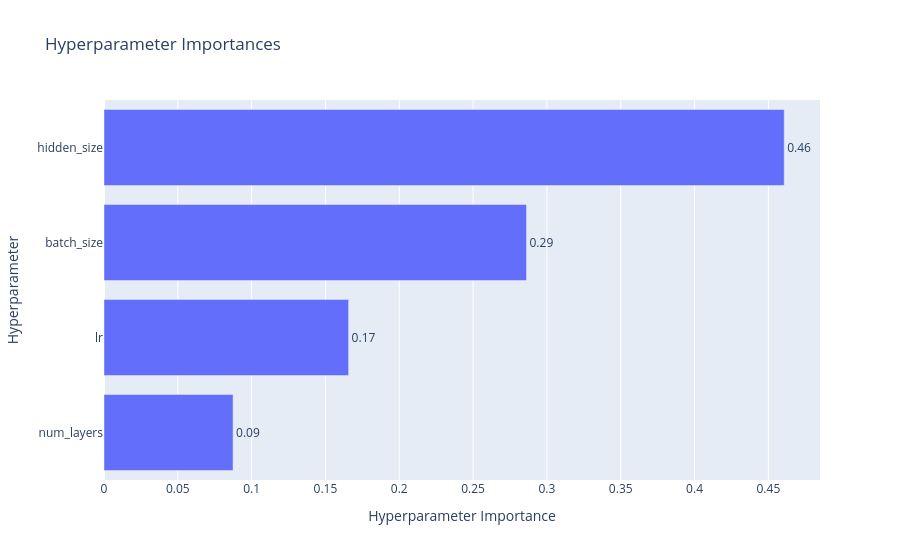

The code cell stored with this chart in its notebook:
### Code cell
vis.plot_param_importances(study)

### Figure 1 — Plotly figure (JSON) as saved in the notebook; plotly's stock layout.template omitted (floating-point values rounded to 4 significant figures)
{"data": [{"cliponaxis": false, "hovertemplate": ["num_layers (IntDistribution): 0.08741617118930922<extra></extra>", "lr (FloatDistribution): 0.1656933415075318<extra></extra>", "batch_size (CategoricalDistribution): 0.2861661071333661<extra></extra>", "hidden_size (IntDistribution): 0.46072438016979284<extra></extra>"], "name": "Objective Value", "orientation": "h", "text": ["0.09", "0.17", "0.29", "0.46"], "textposition": "outside", "type": "bar", "x": [0.08742, 0.1657, 0.2862, 0.4607], "y": ["num_layers", "lr", "batch_size", "hidden_size"]}], "layout": {"title": {"text": "Hyperparameter Importances"}, "xaxis": {"title": {"text": "Hyperparameter Importance"}}, "yaxis": {"title": {"text": "Hyperparameter"}}}}
